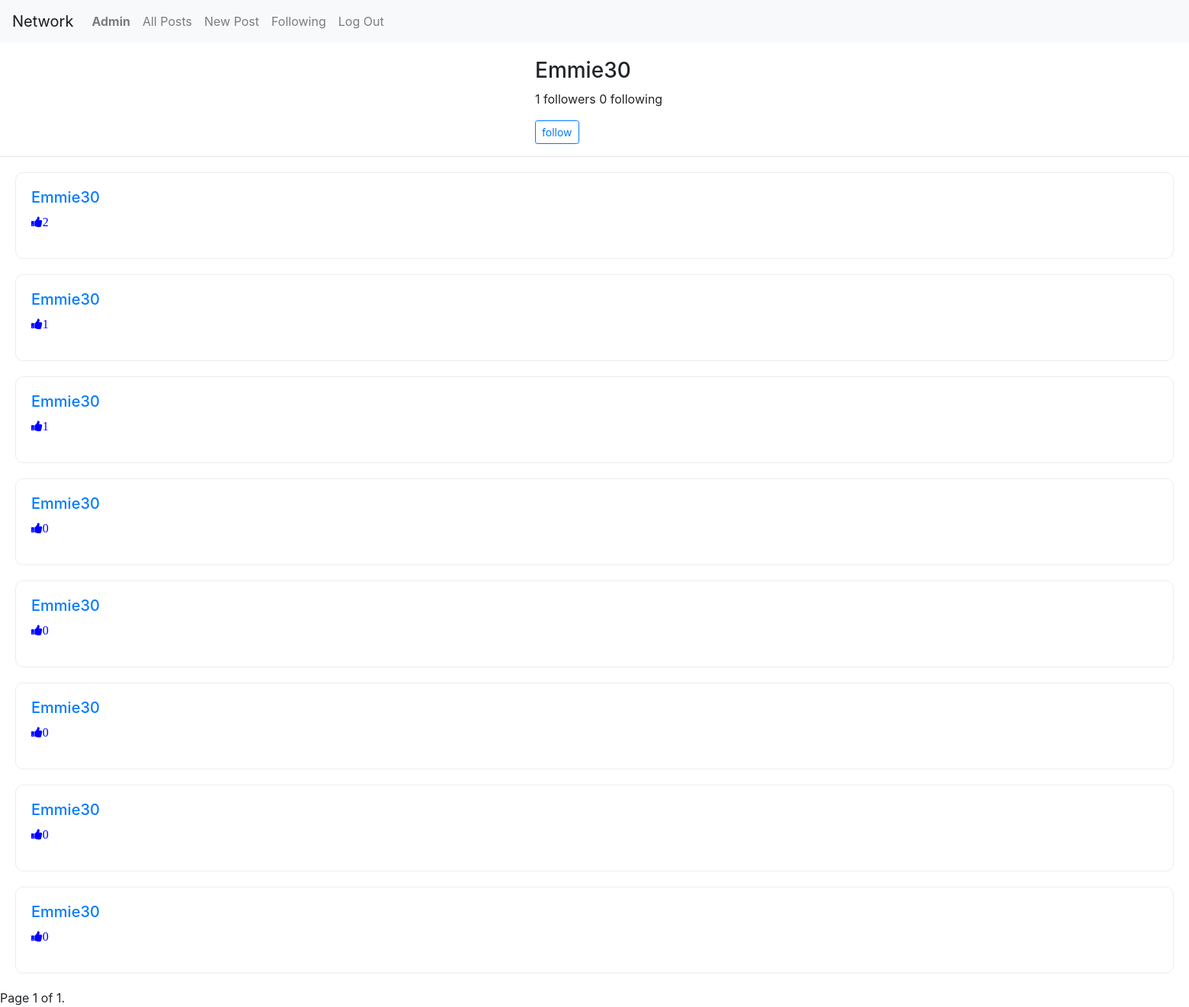
The app's page /user_details/Emmie30 (signed in) with its own data.
### network/models.py (models this page shows, shortened)
class User(AbstractUser):
    pass

class Posts(models.Model):
    name = models.CharField(max_length=200, default='user')
    post = models.TextField(max_length=None)
    likes = models.IntegerField(max_length=None, default=0)
    date = models.DateTimeField()
    state = models.CharField(max_length=200, default='up')
    liked_by = models.CharField(max_length=200, default='')

### network/views.py (the view)
# urls.py: path("user_details/<str:name>", views.user_details, name="user_details"),
def user_details(request, name):
    posts = Posts.objects.filter(name=name)
    posts = posts.order_by("-date").all()
    paginator = Paginator(posts, 10)
    page_number = request.GET.get('page')
    page_obj = paginator.get_page(page_number)
    detail = UserDetails.objects.filter(name=name)
    ct = 0
    cp = 0
    btn_value = 'follow'
    for i in detail:
        followers = i.followers
        following = i.following
        if followers == request.user.username:
            btn_value = 'unfollow'
        if followers != 'names':
            ct += 1
        if following != 'names':
            cp += 1
    return render(request, "network/user_details.html", {'page_obj': page_obj, 'name': name,
                                                         'followers': ct, 'following': cp, 'btn_value': btn_value})

### network/templates/network/user_details.html (shortened to what this page needs)
{% extends "network/layout.html" %}
{% load static %}
{% block body %}
    <div style="position: relative; left: 45%; margin-top: 20px;">
        <h3 id='post_name'>{{name}}</h3>
        <p id="user_following"> {{followers}} followers {{following}} following </p>
        {% if name != user.username %}
            {% if btn_value == 'follow'%}
                <button id='ff_btn' class="btn btn-sm btn-outline-primary" onclick = 'follow("{{ name }}")')>
                    follow
                </button>
            {% else %}
                <button id='ff_btn' class="btn btn-sm btn-outline-primary" onclick = 'follow("{{ name }}")')>
                    unfollow
                </button>
            {% endif %}
        {% endif %}
    </div>
    <hr>
    <div>
        {% for post in page_obj %}
        <div id="content" style="border: .5px solid rgba(0, 0, 0, 0.075); padding: 20px; margin: 20px; border-radius: 10px;">
            <h5><a href="#">{{post.name}}</a></h5>
            {% if post.state == 'down' and post.liked_by == user.username %}
                <p><i id={{post.id}} onclick="like_unlike(this, '{{post.id}}')" class="fa fa-thumbs-down" style="cursor: pointer; color: #00F" onMouseOver="this.style.color='#0F0'" onMouseOut="this.style.color='#00F'">{{post.likes}}</i></p>
            {% else %}
                <p><i id={{post.id}} onclick="like_unlike(this, '{{post.id}}')" class="fa fa-thumbs-up" style="cursor: pointer; color: #00F" onMouseOver="this.style.color='#0F0'" onMouseOut="this.style.color='#00F'">{{post.likes}}</i>
                </p>
            {% endif %}
        </div>
        {% endfor %}
        <div class="pagination">
            <span class="step-links">
                <span class="current">
                    Page {{ page_obj.number }} of {{ page_obj.paginator.num_pages }}.
                </span>
            </span>
        </div>
    </div>
{% endblock %}

### network/templates/network/layout.html (shortened to what this page needs)
{% load static %}
<!DOCTYPE html>
<html lang="en">
    <head>
        <link rel="stylesheet" href="https://stackpath.bootstrapcdn.com/bootstrap/4.4.1/css/bootstrap.min.css">
        <link rel="stylesheet" href="https://cdnjs.cloudflare.com/ajax/libs/font-awesome/4.7.0/css/font-awesome.min.css">
        <link href="{% static 'network/styles.css' %}" rel="stylesheet">
    </head>
    <body>
        <nav class="navbar navbar-expand-lg navbar-light bg-light">
            <a class="navbar-brand" href="#">Network</a>
            <div>
              <ul class="navbar-nav mr-auto">
                {% if user.is_authenticated %}
                    <li class="nav-item">
                        <a id='user' class="nav-link" href="#"><strong>{{ user.username }}</strong></a>
                    </li>
                {% endif %}
                <li class="nav-item" id="allpost">
                  <a class="nav-link" href="{% url 'index' %}">All Posts</a>
                </li>
                {% if user.is_authenticated %}
                    <li class="nav-item">
                        <a class="nav-link" id='new_post' href="#">New Post</a>
                    </li>
                    <li class="nav-item">
                        <a class="nav-link" id='ff' href="{% url 'following' %}">Following</a>
                    </li>
                    <li class="nav-item">
                        <a class="nav-link" href="{% url 'logout' %}">Log Out</a>
                    </li>
                {% endif %}
              </ul>
            </div>
          </nav>
        <div class="body">
            {% block body %}
            {% endblock %}
        </div>
    </body>
</html>

### records on screen
User: username "Admin"
Posts: name "Emmie30", likes "2"
Posts: name "Emmie30", likes "1"
Posts: name "Emmie30", likes "1"
Posts: name "Emmie30", likes "0"
Posts: name "Emmie30", likes "0"
Posts: name "Emmie30", likes "0"
Posts: name "Emmie30", likes "0"
Posts: name "Emmie30", likes "0"

### other values on screen
{{ name }} "Emmie30"
{{ followers }} "1"
{{ following }} "0"
{{ page_obj.number }} "1"
{{ page_obj.paginator.num_pages }} "1"
